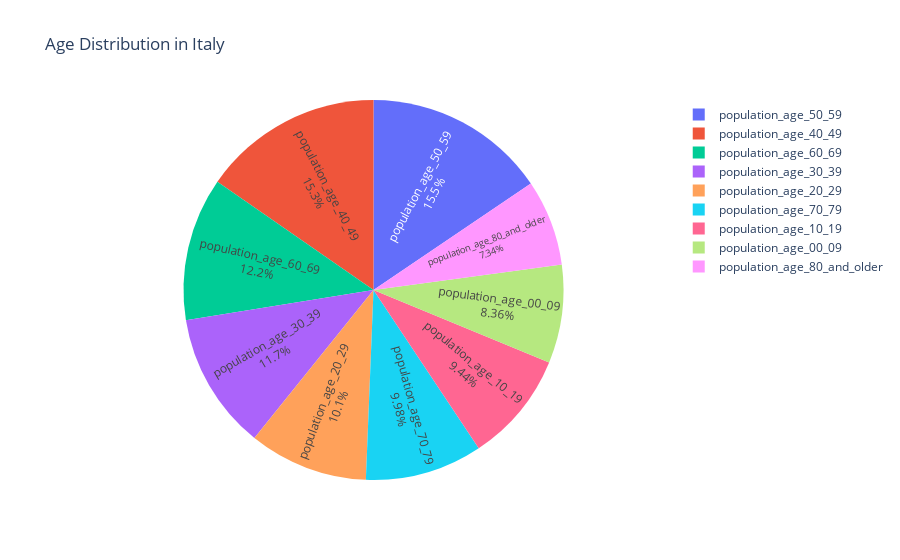

Notebook code cell kept with this figure:
### Code cell
# Aggregate population by age group for one country (checks which country you want via input)
country_name = input("Provide country:") # make sure to use exact spelling ('United States of America', 'Germany', 'Italy', 'Spain')
age_groups = ['population_age_00_09', 'population_age_10_19', 'population_age_20_29', 
              'population_age_30_39', 'population_age_40_49', 'population_age_50_59', 
              'population_age_60_69', 'population_age_70_79', 'population_age_80_and_older']
age_distribution = df[df['country_name'] == country_name][age_groups].sum().reset_index()
age_distribution.columns = ['Age Group', 'Population']

# Plot the pie chart
fig_pie = px.pie(
    age_distribution,
    names='Age Group',
    values='Population',
    title=f"Age Distribution in {country_name}",
)
fig_pie.update_traces(textposition='inside', textinfo='percent+label')
fig_pie.show()

### Figure 1 — Plotly figure (JSON) as saved in the notebook; plotly's stock layout.template omitted (floating-point values rounded to 4 significant figures)
{"data": [{"domain": {"x": [0, 1], "y": [0, 1]}, "hovertemplate": "Age Group=%{label}<br>Population=%{value}<extra></extra>", "labels": ["population_age_00_09", "population_age_10_19", "population_age_20_29", "population_age_30_39", "population_age_40_49", "population_age_50_59", "population_age_60_69", "population_age_70_79", "population_age_80_and_older"], "legendgroup": "", "name": "", "showlegend": true, "textinfo": "percent+label", "textposition": "inside", "type": "pie", "values": [606997146, 685334360, 736667103, 847729296, 1114508831, 1127990565, 886152906, 724896884, 532769140]}], "layout": {"legend": {"tracegroupgap": 0}, "title": {"text": "Age Distribution in Italy"}}}
